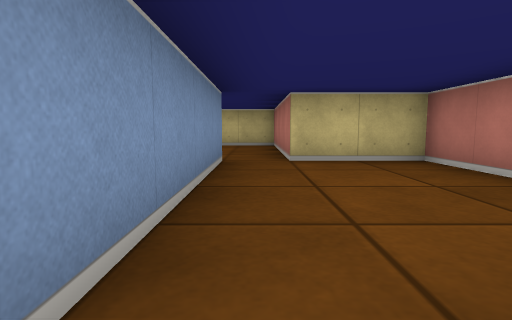
View 1 (above)

14 first-person views from a walk through a cub3D maze. The camera is about half as high as the walls, tilts 6° down and sees 80° across. The floor is counted in squares. Each view is taken from the middle of a square. On the plan, view 1 faces up. The plan holds only what a view shows up to about 9 squares ahead; the rest is blank.

View 2
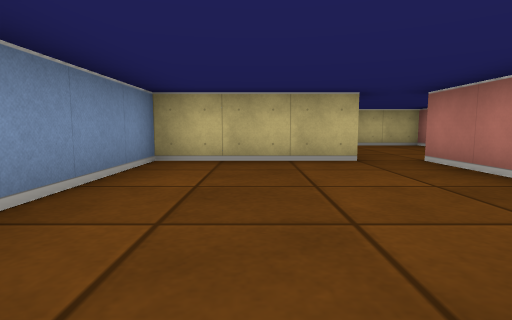

View 3
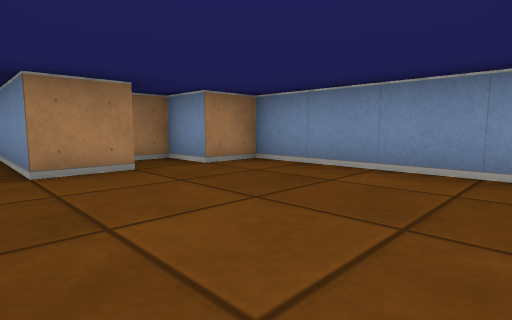

View 4
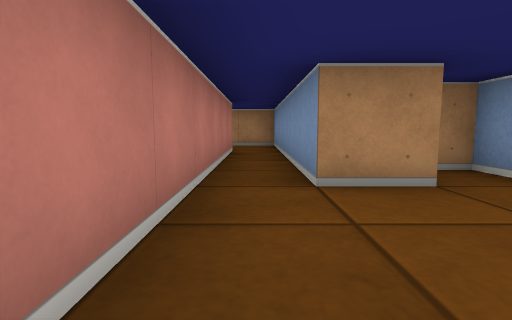

View 5
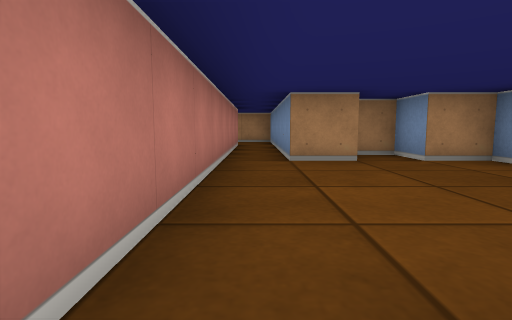

View 6
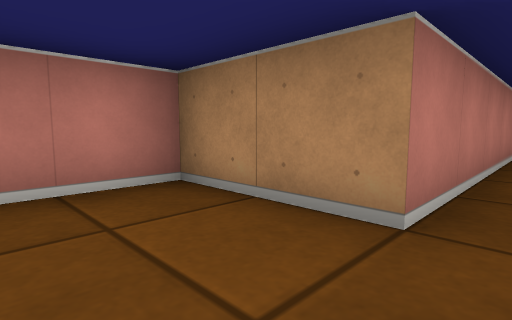

View 7
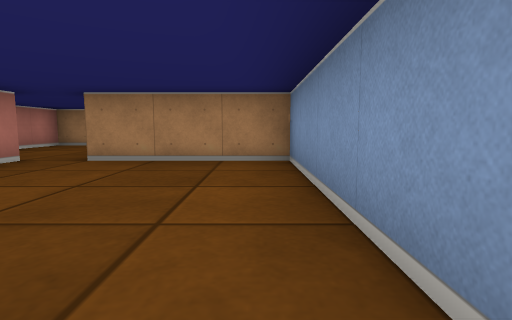

View 8
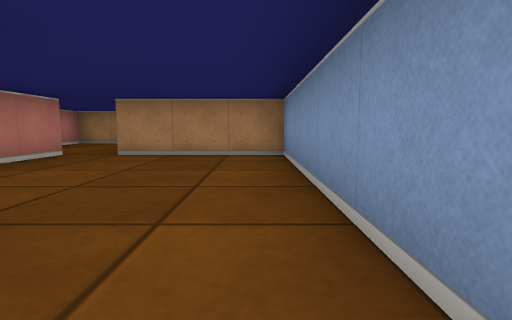

View 9
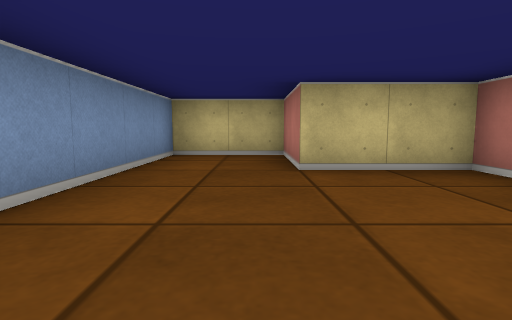

View 10
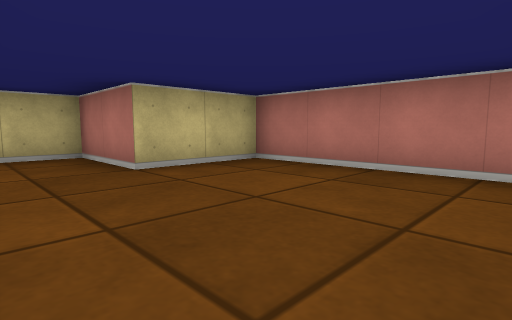

View 11
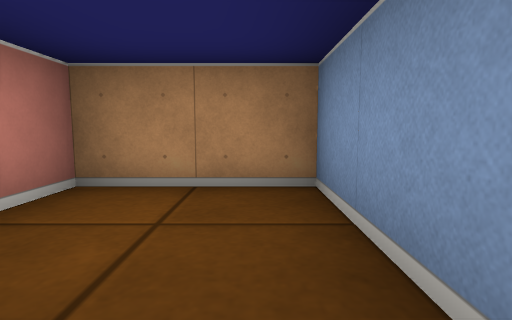

View 12
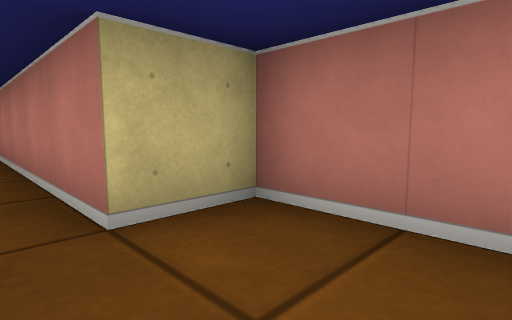

View 13
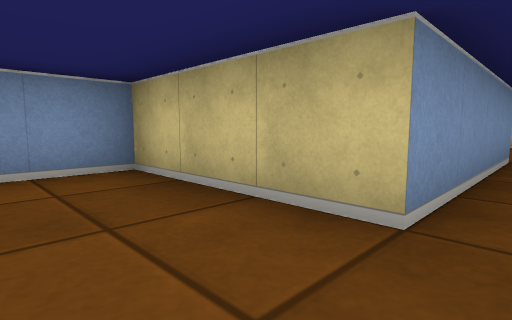

View 14
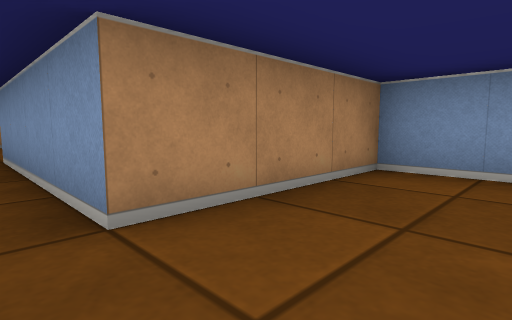

### Floor plan
Points are (right, up) in squares from view 1. A wall is a line through its corners. A room is listed if a view was taken in it or the views show most of it. See-through windows are left out.
Room 1 (views 1, 2, 3, 4, 11, 13)
walls: (-1.6, -3.5) (-0.5, -3.5) (-0.5, -7.5); (-0.5, 0.5) (-3.5, 0.5) (-3.5, -3.5) (-2.5, -3.5) (-2.5, -4.5) (-1.8, -4.5); (0.5, -7.5) (0.5, 0.5)
ways out: opening at (0, 1) to room 2; opening at (0, -8) to room 4
Room 2 (views 5, 6)
walls: (-0.5, 4.5) (-0.5, 0.5); (0.5, 0.5) (2.5, 0.5) (2.5, 4.5) (0.5, 4.5)
ways out: opening at (0, 1) to room 1; opening at (0, 4) to room 3
Room 3 (views 7, 8, 9, 10, 14)
walls: (0.5, 4.5) (0.5, 8.5) (-1.5, 8.5) (-1.5, 10.5) (-3.5, 10.5) (-3.5, 4.5) (-0.5, 4.5)
ways out: opening at (0, 4) to room 2
Room 4 (view 12)
walls: (-0.5, -7.5) (-0.5, -9.5) (1.5, -9.5) (1.5, -7.5) (0.5, -7.5)
ways out: opening at (0, -8) to room 1

Positions as (right, up) in squares from view 1, and headings:
1: (0, 0), facing up
2: (-2, -4), facing up
3: (0, 0), facing down-left
4: (0, -1), facing down
5: (0, 1), facing down
6: (0, 2), facing down-right
7: (-3, 9), facing down
8: (-3, 10), facing down
9: (-2, 5), facing up
10: (-3, 5), facing up-right
11: (0, -7), facing down
12: (0, -9), facing up-right
13: (0, -1), facing up-left
14: (0, 6), facing down-left
